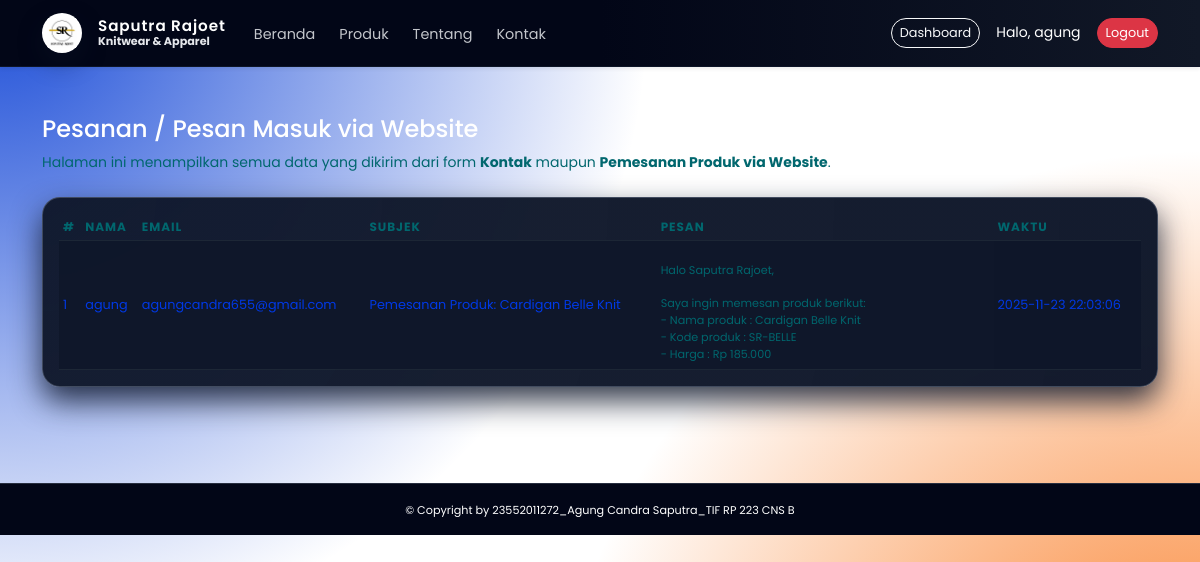
The page /public/dashboard_pesanan.php (signed in) on the database its author committed.
### tables this page shows
CREATE TABLE `kontak` (
  `id` int(11) UNSIGNED NOT NULL,
  `nama` varchar(100) NOT NULL,
  `email` varchar(100) NOT NULL,
  `subjek` varchar(150) DEFAULT NULL,
  `pesan` text NOT NULL,
  `created_at` datetime DEFAULT current_timestamp()
);

### public/dashboard_pesanan.php (the view, shortened to what this page needs)
<?php
$conn = getConnection();
$res = $conn->query("SELECT * FROM kontak ORDER BY created_at DESC");
require_once __DIR__ . '/partials/head.php';
require_once __DIR__ . '/partials/navbar.php';
?>
<main class="py-5">
    <div class="container">
        <h1 class="h4 text-white mb-2">Pesanan / Pesan Masuk via Website</h1>
        <p class="text-soft small mb-4">
            Halaman ini menampilkan semua data yang dikirim dari form <strong>Kontak</strong> maupun
            <strong>Pemesanan Produk via Website</strong>.
        </p>
        <div class="card card-glass">
            <div class="card-body">
                <?php if ($res && $res->num_rows > 0): ?>
                    <div class="table-responsive">
                        <table class="table table-dark table-striped table-hover table-sm align-middle mb-0">
                            <thead>
                                <tr>
                                    <th>#</th>
                                    <th>Nama</th>
                                    <th>Email</th>
                                    <th>Subjek</th>
                                    <th>Pesan</th>
                                    <th>Waktu</th>
                                </tr>
                            </thead>
                            <tbody>
                            <?php $no = 1; ?>
                            <?php while ($row = $res->fetch_assoc()): ?>
                                <tr>
                                    <td><?= $no++ ?></td>
                                    <td><?= htmlspecialchars($row['nama']) ?></td>
                                    <td><?= htmlspecialchars($row['email']) ?></td>
                                    <td><?= htmlspecialchars($row['subjek'] ?? '-') ?></td>
                                    <td style="max-width: 300px;">
                                        <div class="text-soft small" style="white-space: pre-line; max-height: 120px; overflow:auto;">
                                            <?= htmlspecialchars($row['pesan']) ?>
                                        </div>
                                    </td>
                                    <td class="text-soft small">
                                        <?= htmlspecialchars($row['created_at']) ?>
                                    </td>
                                </tr>
                            <?php endwhile; ?>
                            </tbody>
                        </table>
                    </div>
                <?php else: ?>
                    <p class="text-soft mb-0">Belum ada pesan atau pesanan yang masuk.</p>
                <?php endif; ?>
            </div>
        </div>
    </div>
</main>
<?php require_once __DIR__ . '/partials/footer.php'; ?>

### public/assets/css/style.css (style rules this page uses)
:root { --bg-body: #020617; --bg-surface: #020617; --bg-soft: #0b1220; --primary: #3b82f6; --primary-soft: rgba(59, 130, 246, 0.18); --primary-dark: #2563eb; --accent: #f97316; --text-main: #0039e6; --text-soft: #01676e; --text-muted: #6b7280; --border-soft: rgba(148, 163, 184, 0.35); --shadow-soft: 0 18px 40px rgba(15, 23, 42, 0.9); --shadow-card: 0 14px 30px rgba(15, 23, 42, 0.85); --radius-xl: 18px; --transition-fast: 0.18s ease; --transition-med: 0.25s ease; }
*, *::before, *::after { box-sizing: border-box; }
html { scroll-behavior: smooth; }
body.bg-body { margin: 0; min-height: 100vh; display: flex; flex-direction: column; font-family: "Poppins", system-ui, -apple-system, BlinkMacSystemFont, "Segoe UI", sans-serif; background: radial-gradient(circle at top left, #1d4ed8 0, transparent 45%), radial-gradient(circle at bottom right, #f97316 0, transparent 45%), var(--bg-body); color: var(--text-main); }
.container { max-width: 1140px; }
.card-glass { background: radial-gradient(circle at top left, rgba(15, 23, 42, 0.96), rgba(15, 23, 42, 0.98)); border-radius: var(--radius-xl); border: 1px solid var(--border-soft); box-shadow: var(--shadow-card); backdrop-filter: blur(18px); -webkit-backdrop-filter: blur(18px); overflow: hidden; transition: transform var(--transition-fast), box-shadow var(--transition-fast), border-color var(--transition-fast), background-color var(--transition-fast); }
.table-dark { --bs-table-bg: transparent; --bs-table-border-color: rgba(31, 41, 55, 0.9); --bs-table-striped-bg: rgba(15, 23, 42, 0.9); --bs-table-striped-color: var(--text-main); --bs-table-hover-bg: rgba(30, 64, 175, 0.45); }
.table-dark th { font-size: 0.75rem; text-transform: uppercase; letter-spacing: 0.08em; color: var(--text-soft); }
.table-dark td { font-size: 0.8rem; }
.text-soft { color: var(--text-soft); }
.card-glass { animation: fadeInScale 0.45s ease-out both; }

### rows shown on the page
kontak: nama "agung", email "agungcandra655@gmail.com", subjek "Pemesanan Produk: Cardigan Belle Knit", pesan "Halo Saputra Rajoet, Saya ingin memesan produk berikut: - Nama produk : Cardigan Belle Knit - Kode produk : SR-BELLE - Harga : Rp 185.000…", created_at "2025-11-23 22:03:06"

### other values the page prints
$currentUser "agung"
